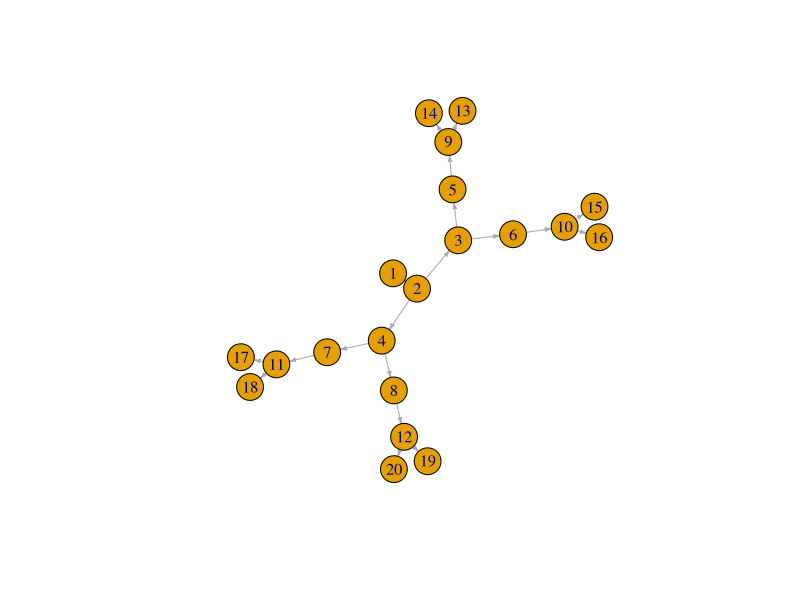
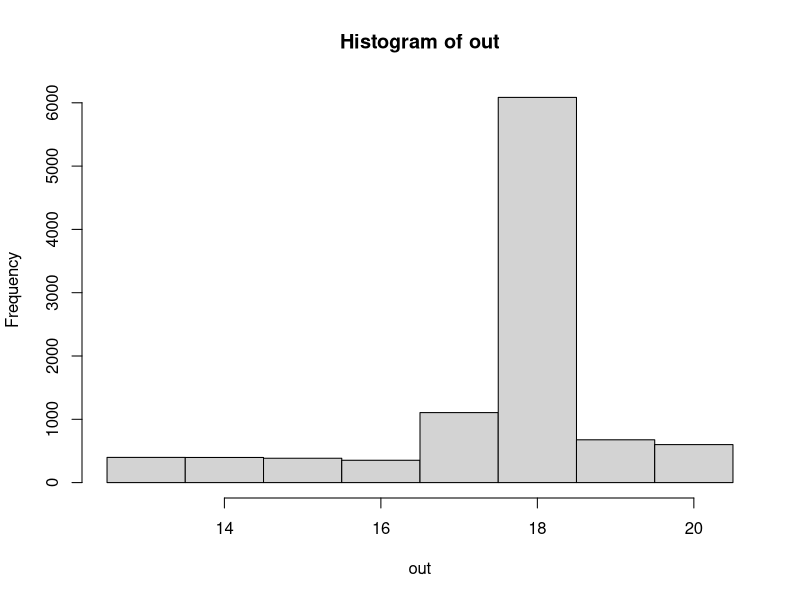

Write R code to recreate these figures, in order.
library(igraph)
edges<-c(1,2,2,3,2,4,3,5,3,6,4,7,4,8,5,9,6,10,7,11,8,12,9,13,9,14,10,15,10,16,11,17,11,18,12,19,12,20)#All upstream pairwise connections (1 to 2, 2 to 3, 2 to 4, etc.)
g<-graph(edges)
plot(g,edge.arrow.size=0.3)
#basic calls
all_simple_paths(g,from=1,to=15)#Returns all the nodes between node 1 and node 15
unlist(adjacent_vertices(g,3,mode="out"))#upstream choices from a given node.

#In the simulation below, an animal is from node 18 (home=18, Line 14). We watch where it goes over 10000 replicates.  
Nreps<-10000
out<-vector()#will hold simulation results of Nreps of the returns to home node 18
p<-0.85#probability of correctly choosing Left vs. Right
for (rep in 1:Nreps){
home<-18
path<-unlist(all_simple_paths(g,from=1,to=home))
spawn<-c(13,14,15,16,17,18,19,20)#all the spawning nodes
pathi<-2 #start at node 2.
while(length(intersect(pathi,spawn))<1){
    #on correct path?
    if (sum(pathi==path)>0){
     #is there a fork?
      if (length(unlist(adjacent_vertices(g,pathi,mode="out")))>1){
        true<-intersect(unlist(adjacent_vertices(g,pathi,mode="out")),path)
        options<-unlist(adjacent_vertices(g,pathi,mode="out"))
        pathi<-options[true!=options]#default to wrong choice
        if (rbinom(1,1,p)==1){
          pathi<-options[true==options]#fix choice
        }
      }
      #no fork, so no real choice
      else {
        pathi<-unlist(adjacent_vertices(g,pathi,mode="out"))
      }
    }
    #not on the right path
    else{
      #is there a fork?
      if (length(unlist(adjacent_vertices(g,pathi,mode="out")))>1){
        pathi<- unlist(adjacent_vertices(g,pathi,mode="out"))[rbinom(1,1,0.5)+1]#chooses randomly among two upstream nodes
      }
      #no fork, so no real choice 
      else{
        pathi<-unlist(adjacent_vertices(g,pathi,mode="out"))
      }
    }
}
out[rep]<-pathi
}
hist(out,breaks=seq(12.5,20.5))
  
  